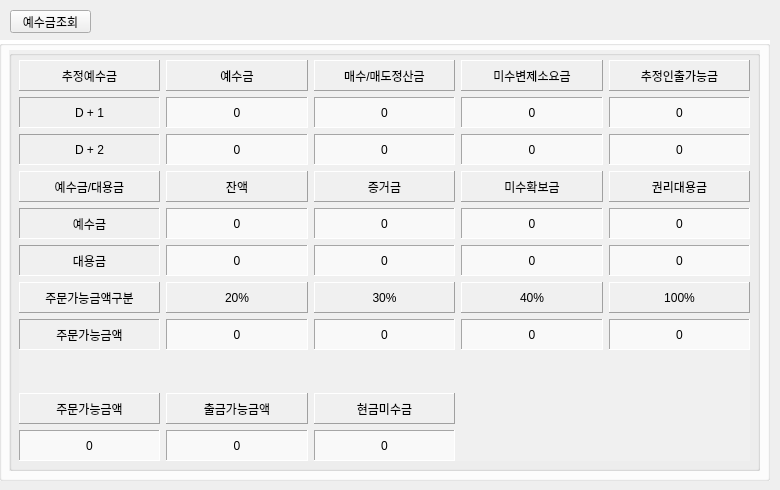
     <widget class="QWidget" name="tab_3">
      <attribute name="title">
       <string>예수금</string>
      </attribute>
      <widget class="QPushButton" name="btnDeposit">
       <property name="geometry">
        <rect>
         <x>10</x>
         <y>10</y>
         <width>81</width>
         <height>23</height>
        </rect>
       </property>
       <property name="text">
        <string>예수금조회</string>
       </property>
      </widget>
      <widget class="QGroupBox" name="groupBox_15">
       <property name="geometry">
        <rect>
         <x>-1</x>
         <y>40</y>
         <width>771</width>
         <height>441</height>
        </rect>
       </property>
       <property name="styleSheet">
        <string notr="true">background-color:white</string>
       </property>
       <property name="title">
        <string/>
       </property>
       <widget class="QGroupBox" name="groupBox_14">
        <property name="geometry">
         <rect>
          <x>10</x>
          <y>10</y>
          <width>751</width>
          <height>421</height>
         </rect>
        </property>
        <property name="styleSheet">
         <string notr="true">background-color:#F0F0F0</string>
        </property>
        <property name="title">
         <string/>
        </property>
        <widget class="QWidget" name="gridLayoutWidget_3">
         <property name="geometry">
          <rect>
           <x>10</x>
           <y>10</y>
           <width>731</width>
           <height>401</height>
          </rect>
         </property>
         <layout class="QGridLayout" name="gridLayout_3">
          <item row="2" column="1">
           <widget class="QLabel" name="lblDeposit21">
            <property name="autoFillBackground">
             <bool>false</bool>
            </property>
            <property name="styleSheet">
             <string notr="true">background-color:#F9F9F9</string>
            </property>
            <property name="frameShape">
             <enum>QFrame::Panel</enum>
            </property>
            <property name="frameShadow">
             <enum>QFrame::Sunken</enum>
            </property>
            <property name="text">
             <string>0</string>
            </property>
            <property name="alignment">
             <set>Qt::AlignCenter</set>
            </property>
           </widget>
          </item>
          <item row="10" column="2">
           <widget class="QLabel" name="lblDeposit63">
            <property name="autoFillBackground">
             <bool>false</bool>
            </property>
            <property name="styleSheet">
             <string notr="true">background-color:#F9F9F9</string>
            </property>
            <property name="frameShape">
             <enum>QFrame::Panel</enum>
            </property>
            <property name="frameShadow">
             <enum>QFrame::Sunken</enum>
            </property>
            <property name="text">
             <string>0</string>
            </property>
            <property name="alignment">
             <set>Qt::AlignCenter</set>
            </property>
           </widget>
          </item>
          <item row="7" column="2">
           <widget class="QLabel" name="lblDeposit52">
            <property name="autoFillBackground">
             <bool>false</bool>
            </property>
            <property name="styleSheet">
             <string notr="true">background-color:#F9F9F9</string>
            </property>
            <property name="frameShape">
             <enum>QFrame::Panel</enum>
            </property>
            <property name="frameShadow">
             <enum>QFrame::Sunken</enum>
            </property>
            <property name="text">
             <string>0</string>
            </property>
            <property name="alignment">
             <set>Qt::AlignCenter</set>
            </property>
           </widget>
          </item>
          <item row="4" column="1">
           <widget class="QLabel" name="lblDeposit31">
            <property name="autoFillBackground">
             <bool>false</bool>
            </property>
            <property name="styleSheet">
             <string notr="true">background-color:#F9F9F9</string>
            </property>
            <property name="frameShape">
             <enum>QFrame::Panel</enum>
            </property>
            <property name="frameShadow">
             <enum>QFrame::Sunken</enum>
            </property>
            <property name="text">
             <string>0</string>
            </property>
            <property name="alignment">
             <set>Qt::AlignCenter</set>
            </property>
           </widget>
          </item>
          <item row="4" column="0">
           <widget class="QLabel" name="lblAmount_6">
            <property name="autoFillBackground">
             <bool>false</bool>
            </property>
            <property name="frameShape">
             <enum>QFrame::Panel</enum>
            </property>
            <property name="frameShadow">
             <enum>QFrame::Sunken</enum>
            </property>
            <property name="text">
             <string>예수금</string>
            </property>
            <property name="alignment">
             <set>Qt::AlignCenter</set>
            </property>
           </widget>
          </item>
          <item row="1" column="1">
           <widget class="QLabel" name="lblDeposit11">
            <property name="autoFillBackground">
             <bool>false</bool>
            </property>
            <property name="styleSheet">
             <string notr="true">background-color:#F9F9F9</string>
            </property>
            <property name="frameShape">
             <enum>QFrame::Panel</enum>
            </property>
            <property name="frameShadow">
             <enum>QFrame::Sunken</enum>
            </property>
            <property name="text">
             <string>0</string>
            </property>
            <property name="alignment">
             <set>Qt::AlignCenter</set>
            </property>
           </widget>
          </item>
          <item row="4" column="3">
           <widget class="QLabel" name="lblDeposit33">
            <property name="autoFillBackground">
             <bool>false</bool>
            </property>
            <property name="styleSheet">
             <string notr="true">background-color:#F9F9F9</string>
            </property>
            <property name="frameShape">
             <enum>QFrame::Panel</enum>
            </property>
            <property name="frameShadow">
             <enum>QFrame::Sunken</enum>
            </property>
            <property name="text">
             <string>0</string>
            </property>
            <property name="alignment">
             <set>Qt::AlignCenter</set>
            </property>
           </widget>
          </item>
          <item row="2" column="0">
           <widget class="QLabel" name="lblAmount_5">
            <property name="autoFillBackground">
             <bool>false</bool>
            </property>
            <property name="frameShape">
             <enum>QFrame::Panel</enum>
            </property>
            <property name="frameShadow">
             <enum>QFrame::Sunken</enum>
            </property>
            <property name="text">
             <string>D + 2</string>
            </property>
            <property name="alignment">
             <set>Qt::AlignCenter</set>
            </property>
           </widget>
          </item>
          <item row="0" column="1">
           <widget class="QLabel" name="label_69">
            <property name="autoFillBackground">
             <bool>false</bool>
            </property>
            <property name="frameShape">
             <enum>QFrame::Panel</enum>
            </property>
            <property name="frameShadow">
             <enum>QFrame::Raised</enum>
            </property>
            <property name="text">
             <string>예수금</string>
            </property>
            <property name="alignment">
             <set>Qt::AlignCenter</set>
            </property>
           </widget>
          </item>
          <item row="0" column="4">
           <widget class="QLabel" name="label_70">
            <property name="autoFillBackground">
             <bool>false</bool>
            </property>
            <property name="frameShape">
             <enum>QFrame::Panel</enum>
            </property>
            <property name="frameShadow">
             <enum>QFrame::Raised</enum>
            </property>
            <property name="text">
             <string>추정인출가능금</string>
            </property>
            <property name="alignment">
             <set>Qt::AlignCenter</set>
            </property>
           </widget>
          </item>
          <item row="1" column="3">
           <widget class="QLabel" name="lblDeposit13">
            <property name="autoFillBackground">
             <bool>false</bool>
            </property>
            <property name="styleSheet">
             <string notr="true">background-color:#F9F9F9</string>
            </property>
            <property name="frameShape">
             <enum>QFrame::Panel</enum>
            </property>
            <property name="frameShadow">
             <enum>QFrame::Sunken</enum>
            </property>
            <property name="text">
             <string>0</string>
            </property>
            <property name="alignment">
             <set>Qt::AlignCenter</set>
            </property>
           </widget>
          </item>
          <item row="4" column="2">
           <widget class="QLabel" name="lblDeposit32">
            <property name="autoFillBackground">
             <bool>false</bool>
            </property>
            <property name="styleSheet">
             <string notr="true">background-color:#F9F9F9</string>
            </property>
            <property name="frameShape">
             <enum>QFrame::Panel</enum>
            </property>
            <property name="frameShadow">
             <enum>QFrame::Sunken</enum>
            </property>
            <property name="text">
             <string>0</string>
            </property>
            <property name="alignment">
             <set>Qt::AlignCenter</set>
            </property>
           </widget>
          </item>
          <item row="1" column="0">
           <widget class="QLabel" name="lblAmount_4">
            <property name="autoFillBackground">
             <bool>false</bool>
            </property>
            <property name="frameShape">
             <enum>QFrame::Panel</enum>
            </property>
            <property name="frameShadow">
             <enum>QFrame::Sunken</enum>
            </property>
            <property name="text">
             <string>D + 1</string>
            </property>
            <property name="alignment">
             <set>Qt::AlignCenter</set>
            </property>
           </widget>
          </item>
          <item row="0" column="0">
           <widget class="QLabel" name="lblAmount_3">
            <property name="autoFillBackground">
             <bool>false</bool>
            </property>
            <property name="frameShape">
             <enum>QFrame::Panel</enum>
            </property>
            <property name="frameShadow">
             <enum>QFrame::Raised</enum>
            </property>
            <property name="text">
             <string>추정예수금</string>
            </property>
            <property name="alignment">
             <set>Qt::AlignCenter</set>
            </property>
           </widget>
          </item>
          <item row="6" column="2">
           <widget class="QLabel" name="label_77">
            <property name="autoFillBackground">
             <bool>false</bool>
            </property>
            <property name="frameShape">
             <enum>QFrame::Panel</enum>
            </property>
            <property name="frameShadow">
             <enum>QFrame::Raised</enum>
            </property>
            <property name="text">
             <string>30%</string>
            </property>
            <property name="alignment">
             <set>Qt::AlignCenter</set>
            </property>
           </widget>
          </item>
          <item row="7" column="0">
           <widget class="QLabel" name="lblAmount_10">
            <property name="autoFillBackground">
             <bool>false</bool>
            </property>
            <property name="frameShape">
             <enum>QFrame::Panel</enum>
            </property>
            <property name="frameShadow">
             <enum>QFrame::Sunken</enum>
            </property>
            <property name="text">
             <string>주문가능금액</string>
            </property>
            <property name="alignment">
             <set>Qt::AlignCenter</set>
            </property>
           </widget>
          </item>
          <item row="10" column="1">
           <widget class="QLabel" name="lblDeposit62">
            <property name="autoFillBackground">
             <bool>false</bool>
            </property>
            <property name="styleSheet">
             <string notr="true">background-color:#F9F9F9</string>
            </property>
            <property name="frameShape">
             <enum>QFrame::Panel</enum>
            </property>
            <property name="frameShadow">
             <enum>QFrame::Sunken</enum>
            </property>
            <property name="text">
             <string>0</string>
            </property>
            <property name="alignment">
             <set>Qt::AlignCenter</set>
            </property>
           </widget>
          </item>
          <item row="6" column="1">
           <widget class="QLabel" name="label_79">
            <property name="autoFillBackground">
             <bool>false</bool>
            </property>
            <property name="frameShape">
             <enum>QFrame::Panel</enum>
            </property>
            <property name="frameShadow">
             <enum>QFrame::Raised</enum>
            </property>
            <property name="text">
             <string>20%</string>
            </property>
            <property name="alignment">
             <set>Qt::AlignCenter</set>
            </property>
           </widget>
          </item>
          <item row="1" column="2">
           <widget class="QLabel" name="lblDeposit12">
            <property name="autoFillBackground">
             <bool>false</bool>
            </property>
            <property name="styleSheet">
             <string notr="true">background-color:#F9F9F9</string>
            </property>
            <property name="frameShape">
             <enum>QFrame::Panel</enum>
            </property>
            <property name="frameShadow">
             <enum>QFrame::Sunken</enum>
            </property>
            <property name="text">
             <string>0</string>
            </property>
            <property name="alignment">
             <set>Qt::AlignCenter</set>
            </property>
           </widget>
          </item>
          <item row="5" column="2">
           <widget class="QLabel" name="lblDeposit42">
            <property name="autoFillBackground">
             <bool>false</bool>
            </property>
            <property name="styleSheet">
             <string notr="true">background-color:#F9F9F9</string>
            </property>
            <property name="frameShape">
             <enum>QFrame::Panel</enum>
            </property>
            <property name="frameShadow">
             <enum>QFrame::Sunken</enum>
            </property>
            <property name="text">
             <string>0</string>
            </property>
            <property name="alignment">
             <set>Qt::AlignCenter</set>
            </property>
           </widget>
          </item>
          <item row="5" column="0">
           <widget class="QLabel" name="lblAmount_9">
            <property name="autoFillBackground">
             <bool>false</bool>
            </property>
            <property name="frameShape">
             <enum>QFrame::Panel</enum>
            </property>
            <property name="frameShadow">
             <enum>QFrame::Sunken</enum>
            </property>
            <property name="text">
             <string>대용금</string>
            </property>
            <property name="alignment">
             <set>Qt::AlignCenter</set>
            </property>
           </widget>
          </item>
          <item row="10" column="0">
           <widget class="QLabel" name="lblDeposit61">
            <property name="autoFillBackground">
             <bool>false</bool>
            </property>
            <property name="styleSheet">
             <string notr="true">background-color:#F9F9F9</string>
            </property>
            <property name="frameShape">
             <enum>QFrame::Panel</enum>
            </property>
            <property name="frameShadow">
             <enum>QFrame::Sunken</enum>
            </property>
            <property name="text">
             <string>0</string>
            </property>
            <property name="alignment">
             <set>Qt::AlignCenter</set>
            </property>
           </widget>
          </item>
          <item row="6" column="4">
           <widget class="QLabel" name="label_78">
            <property name="autoFillBackground">
             <bool>false</bool>
            </property>
            <property name="frameShape">
             <enum>QFrame::Panel</enum>
            </property>
            <property name="frameShadow">
             <enum>QFrame::Raised</enum>
            </property>
            <property name="text">
             <string>100%</string>
            </property>
            <property name="alignment">
             <set>Qt::AlignCenter</set>
            </property>
           </widget>
          </item>
          <item row="0" column="2">
           <widget class="QLabel" name="label_68">
            <property name="autoFillBackground">
             <bool>false</bool>
            </property>
            <property name="frameShape">
             <enum>QFrame::Panel</enum>
            </property>
            <property name="frameShadow">
             <enum>QFrame::Raised</enum>
            </property>
            <property name="text">
             <string>매수/매도정산금</string>
            </property>
            <property name="alignment">
             <set>Qt::AlignCenter</set>
            </property>
           </widget>
          </item>
          <item row="7" column="3">
           <widget class="QLabel" name="lblDeposit53">
            <property name="autoFillBackground">
             <bool>false</bool>
            </property>
            <property name="styleSheet">
             <string notr="true">background-color:#F9F9F9</string>
            </property>
            <property name="frameShape">
             <enum>QFrame::Panel</enum>
            </property>
            <property name="frameShadow">
             <enum>QFrame::Sunken</enum>
            </property>
            <property name="text">
             <string>0</string>
            </property>
            <property name="alignment">
             <set>Qt::AlignCenter</set>
            </property>
           </widget>
          </item>
          <item row="9" column="0">
           <widget class="QLabel" name="lblAmount_15">
            <property name="autoFillBackground">
             <bool>false</bool>
            </property>
            <property name="frameShape">
             <enum>QFrame::Panel</enum>
            </property>
            <property name="frameShadow">
             <enum>QFrame::Raised</enum>
            </property>
            <property name="text">
             <string>주문가능금액</string>
            </property>
            <property name="alignment">
             <set>Qt::AlignCenter</set>
            </property>
           </widget>
          </item>
          <item row="3" column="3">
           <widget class="QLabel" name="label_73">
            <property name="autoFillBackground">
             <bool>false</bool>
            </property>
            <property name="frameShape">
             <enum>QFrame::Panel</enum>
            </property>
            <property name="frameShadow">
             <enum>QFrame::Raised</enum>
            </property>
            <property name="text">
             <string>미수확보금</string>
            </property>
            <property name="alignment">
             <set>Qt::AlignCenter</set>
            </property>
           </widget>
          </item>
          <item row="2" column="4">
           <widget class="QLabel" name="lblDeposit24">
            <property name="autoFillBackground">
             <bool>false</bool>
            </property>
            <property name="styleSheet">
             <string notr="true">background-color:#F9F9F9</string>
            </property>
            <property name="frameShape">
             <enum>QFrame::Panel</enum>
            </property>
            <property name="frameShadow">
             <enum>QFrame::Sunken</enum>
            </property>
            <property name="text">
             <string>0</string>
            </property>
            <property name="alignment">
             <set>Qt::AlignCenter</set>
            </property>
           </widget>
          </item>
          <item row="7" column="1">
           <widget class="QLabel" name="lblDeposit51">
            <property name="autoFillBackground">
             <bool>false</bool>
            </property>
            <property name="styleSheet">
             <string notr="true">background-color:#F9F9F9</string>
            </property>
            <property name="frameShape">
             <enum>QFrame::Panel</enum>
            </property>
            <property name="frameShadow">
             <enum>QFrame::Sunken</enum>
            </property>
            <property name="text">
             <string>0</string>
            </property>
            <property name="alignment">
             <set>Qt::AlignCenter</set>
            </property>
           </widget>
          </item>
          <item row="5" column="3">
           <widget class="QLabel" name="lblDeposit43">
            <property name="autoFillBackground">
             <bool>false</bool>
            </property>
            <property name="styleSheet">
             <string notr="true">background-color:#F9F9F9</string>
            </property>
            <property name="frameShape">
             <enum>QFrame::Panel</enum>
            </property>
            <property name="frameShadow">
             <enum>QFrame::Sunken</enum>
            </property>
            <property name="text">
             <string>0</string>
            </property>
            <property name="alignment">
             <set>Qt::AlignCenter</set>
            </property>
           </widget>
          </item>
          <item row="5" column="4">
           <widget class="QLabel" name="lblDeposit44">
            <property name="autoFillBackground">
             <bool>false</bool>
            </property>
            <property name="styleSheet">
             <string notr="true">background-color:#F9F9F9</string>
            </property>
            <property name="frameShape">
             <enum>QFrame::Panel</enum>
            </property>
            <property name="frameShadow">
             <enum>QFrame::Sunken</enum>
            </property>
            <property name="text">
             <string>0</string>
            </property>
            <property name="alignment">
             <set>Qt::AlignCenter</set>
            </property>
           </widget>
          </item>
          <item row="1" column="4">
           <widget class="QLabel" name="lblDeposit14">
            <property name="autoFillBackground">
             <bool>false</bool>
            </property>
            <property name="styleSheet">
             <string notr="true">background-color:#F9F9F9</string>
            </property>
            <property name="frameShape">
             <enum>QFrame::Panel</enum>
            </property>
            <property name="frameShadow">
             <enum>QFrame::Sunken</enum>
            </property>
            <property name="text">
             <string>0</string>
            </property>
            <property name="alignment">
             <set>Qt::AlignCenter</set>
            </property>
           </widget>
          </item>
          <item row="3" column="2">
           <widget class="QLabel" name="label_72">
            <property name="autoFillBackground">
             <bool>false</bool>
            </property>
            <property name="frameShape">
             <enum>QFrame::Panel</enum>
            </property>
            <property name="frameShadow">
             <enum>QFrame::Raised</enum>
            </property>
            <property name="text">
             <string>증거금</string>
            </property>
            <property name="alignment">
             <set>Qt::AlignCenter</set>
            </property>
           </widget>
          </item>
          <item row="2" column="2">
           <widget class="QLabel" name="lblDeposit22">
            <property name="autoFillBackground">
             <bool>false</bool>
            </property>
            <property name="styleSheet">
             <string notr="true">background-color:#F9F9F9</string>
            </property>
            <property name="frameShape">
             <enum>QFrame::Panel</enum>
            </property>
            <property name="frameShadow">
             <enum>QFrame::Sunken</enum>
            </property>
            <property name="text">
             <string>0</string>
            </property>
            <property name="alignment">
             <set>Qt::AlignCenter</set>
            </property>
           </widget>
          </item>
          <item row="0" column="3">
           <widget class="QLabel" name="label_71">
            <property name="autoFillBackground">
             <bool>false</bool>
            </property>
            <property name="frameShape">
             <enum>QFrame::Panel</enum>
            </property>
            <property name="frameShadow">
             <enum>QFrame::Raised</enum>
            </property>
            <property name="text">
             <string>미수변제소요금</string>
            </property>
            <property name="alignment">
             <set>Qt::AlignCenter</set>
            </property>
           </widget>
          </item>
          <item row="3" column="1">
           <widget class="QLabel" name="label_75">
            <property name="autoFillBackground">
             <bool>false</bool>
            </property>
            <property name="frameShape">
             <enum>QFrame::Panel</enum>
            </property>
            <property name="frameShadow">
             <enum>QFrame::Raised</enum>
            </property>
            <property name="text">
             <string>잔액</string>
            </property>
            <property name="alignment">
             <set>Qt::AlignCenter</set>
            </property>
           </widget>
          </item>
          <item row="4" column="4">
           <widget class="QLabel" name="lblDeposit34">
            <property name="autoFillBackground">
             <bool>false</bool>
            </property>
            <property name="styleSheet">
             <string notr="true">background-color:#F9F9F9</string>
            </property>
            <property name="frameShape">
             <enum>QFrame::Panel</enum>
            </property>
            <property name="frameShadow">
             <enum>QFrame::Sunken</enum>
            </property>
            <property name="text">
             <string>0</string>
            </property>
            <property name="alignment">
             <set>Qt::AlignCenter</set>
            </property>
           </widget>
          </item>
          <item row="5" column="1">
           <widget class="QLabel" name="lblDeposit41">
            <property name="autoFillBackground">
             <bool>false</bool>
            </property>
            <property name="styleSheet">
             <string notr="true">background-color:#F9F9F9</string>
            </property>
            <property name="frameShape">
             <enum>QFrame::Panel</enum>
            </property>
            <property name="frameShadow">
             <enum>QFrame::Sunken</enum>
            </property>
            <property name="text">
             <string>0</string>
            </property>
            <property name="alignment">
             <set>Qt::AlignCenter</set>
            </property>
           </widget>
          </item>
          <item row="3" column="4">
           <widget class="QLabel" name="label_74">
            <property name="autoFillBackground">
             <bool>false</bool>
            </property>
            <property name="frameShape">
             <enum>QFrame::Panel</enum>
            </property>
            <property name="frameShadow">
             <enum>QFrame::Raised</enum>
            </property>
            <property name="text">
             <string>권리대용금</string>
            </property>
            <property name="alignment">
             <set>Qt::AlignCenter</set>
            </property>
           </widget>
          </item>
          <item row="6" column="0">
           <widget class="QLabel" name="lblAmount_8">
            <property name="autoFillBackground">
             <bool>false</bool>
            </property>
            <property name="frameShape">
             <enum>QFrame::Panel</enum>
            </property>
            <property name="frameShadow">
             <enum>QFrame::Raised</enum>
            </property>
            <property name="text">
             <string>주문가능금액구분</string>
            </property>
            <property name="alignment">
             <set>Qt::AlignCenter</set>
            </property>
           </widget>
          </item>
          <item row="6" column="3">
           <widget class="QLabel" name="label_76">
            <property name="autoFillBackground">
             <bool>false</bool>
            </property>
            <property name="frameShape">
             <enum>QFrame::Panel</enum>
            </property>
            <property name="frameShadow">
             <enum>QFrame::Raised</enum>
            </property>
            <property name="text">
             <string>40%</string>
            </property>
            <property name="alignment">
             <set>Qt::AlignCenter</set>
            </property>
           </widget>
          </item>
          <item row="7" column="4">
           <widget class="QLabel" name="lblDeposit54">
            <property name="autoFillBackground">
             <bool>false</bool>
            </property>
            <property name="styleSheet">
             <string notr="true">background-color:#F9F9F9</string>
            </property>
            <property name="frameShape">
             <enum>QFrame::Panel</enum>
            </property>
            <property name="frameShadow">
             <enum>QFrame::Sunken</enum>
            </property>
            <property name="text">
             <string>0</string>
            </property>
            <property name="alignment">
             <set>Qt::AlignCenter</set>
            </property>
           </widget>
          </item>
          <item row="2" column="3">
           <widget class="QLabel" name="lblDeposit23">
            <property name="autoFillBackground">
             <bool>false</bool>
            </property>
            <property name="styleSheet">
             <string notr="true">background-color:#F9F9F9</string>
            </property>
            <property name="frameShape">
             <enum>QFrame::Panel</enum>
            </property>
            <property name="frameShadow">
             <enum>QFrame::Sunken</enum>
            </property>
            <property name="text">
             <string>0</string>
            </property>
            <property name="alignment">
             <set>Qt::AlignCenter</set>
            </property>
           </widget>
          </item>
          <item row="9" column="1">
           <widget class="QLabel" name="lblAmount_16">
            <property name="autoFillBackground">
             <bool>false</bool>
            </property>
            <property name="frameShape">
             <enum>QFrame::Panel</enum>
            </property>
            <property name="frameShadow">
             <enum>QFrame::Raised</enum>
            </property>
            <property name="text">
             <string>출금가능금액</string>
            </property>
            <property name="alignment">
             <set>Qt::AlignCenter</set>
            </property>
           </widget>
          </item>
          <item row="3" column="0">
           <widget class="QLabel" name="lblAmount_7">
            <property name="autoFillBackground">
             <bool>false</bool>
            </property>
            <property name="frameShape">
             <enum>QFrame::Panel</enum>
            </property>
            <property name="frameShadow">
             <enum>QFrame::Raised</enum>
            </property>
            <property name="text">
             <string>예수금/대용금</string>
            </property>
            <property name="alignment">
             <set>Qt::AlignCenter</set>
            </property>
           </widget>
          </item>
          <item row="9" column="2">
           <widget class="QLabel" name="lblAmount_17">
            <property name="autoFillBackground">
             <bool>false</bool>
            </property>
            <property name="frameShape">
             <enum>QFrame::Panel</enum>
            </property>
            <property name="frameShadow">
             <enum>QFrame::Raised</enum>
            </property>
            <property name="text">
             <string>현금미수금</string>
            </property>
            <property name="alignment">
             <set>Qt::AlignCenter</set>
            </property>
           </widget>
          </item>
          <item row="8" column="0">
           <widget class="QLabel" name="lblAmount_18">
            <property name="autoFillBackground">
             <bool>false</bool>
            </property>
            <property name="frameShape">
             <enum>QFrame::NoFrame</enum>
            </property>
            <property name="frameShadow">
             <enum>QFrame::Plain</enum>
            </property>
            <property name="text">
             <string/>
            </property>
            <property name="alignment">
             <set>Qt::AlignCenter</set>
            </property>
           </widget>
          </item>
         </layout>
        </widget>
       </widget>
      </widget>
     </widget>
